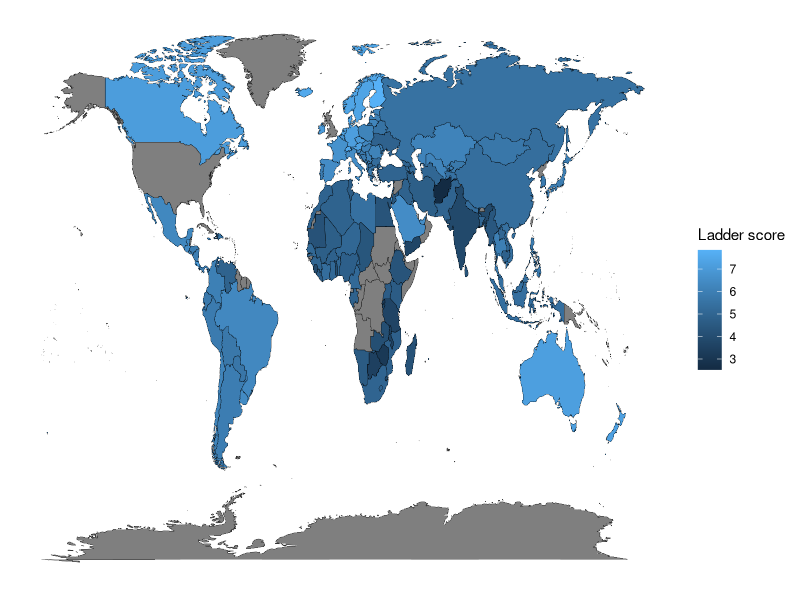
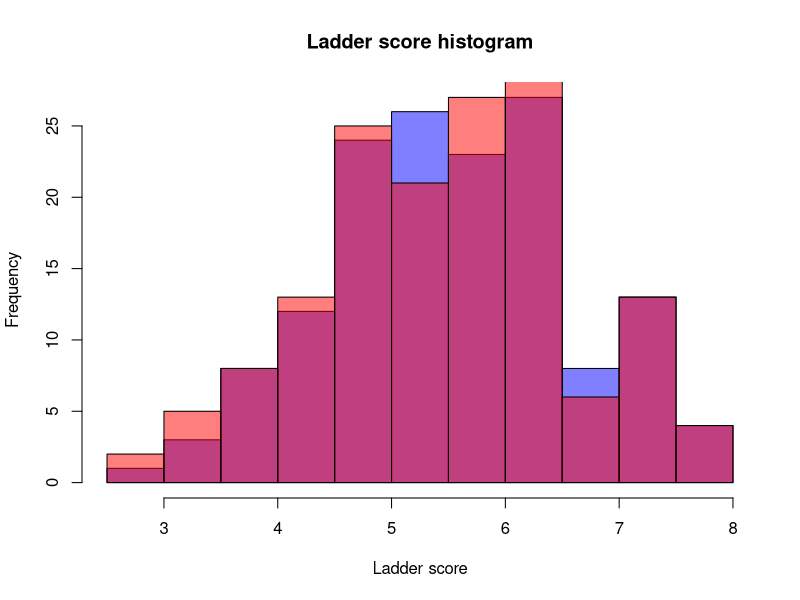
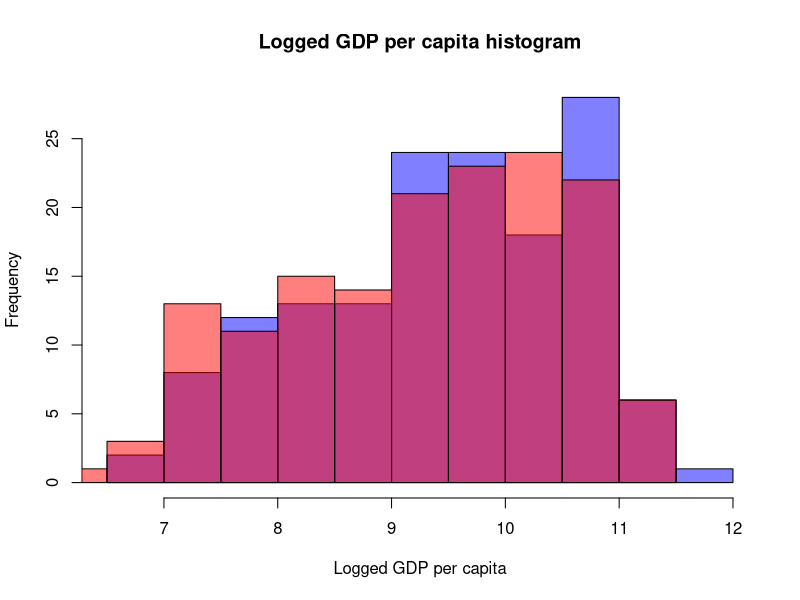
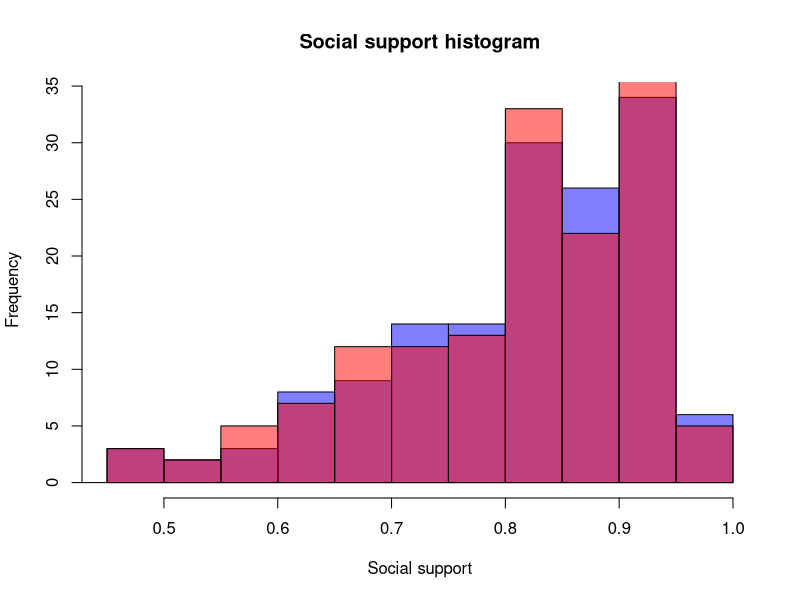
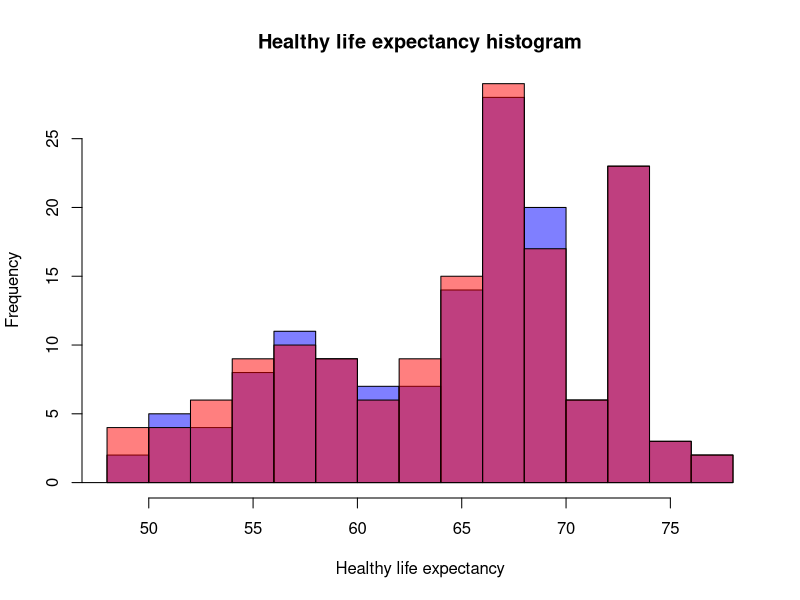
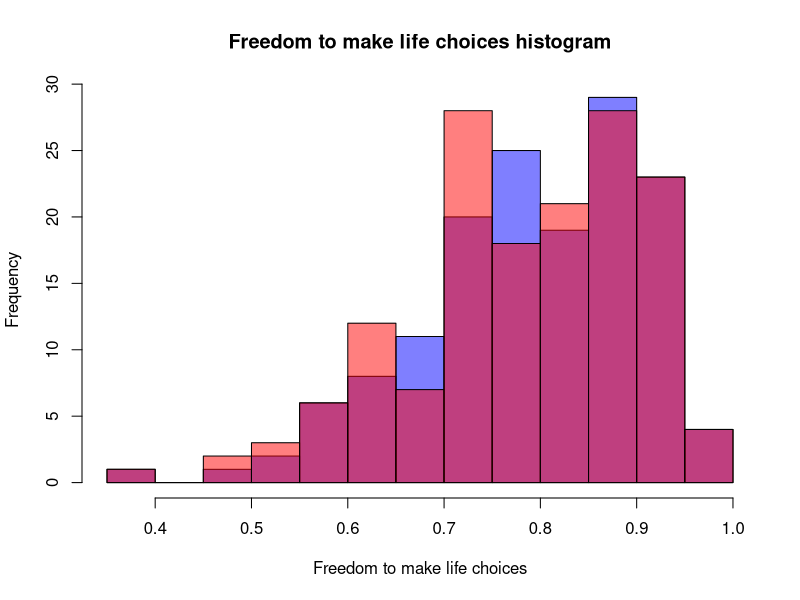
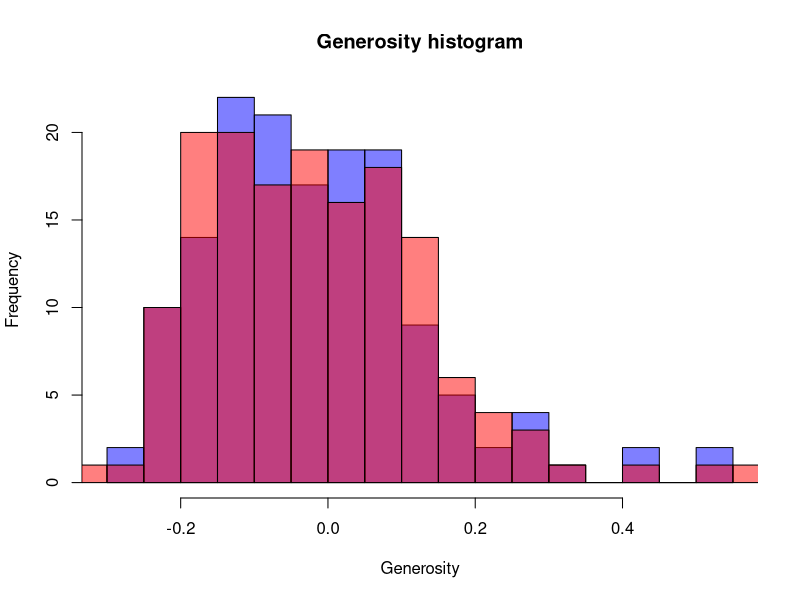
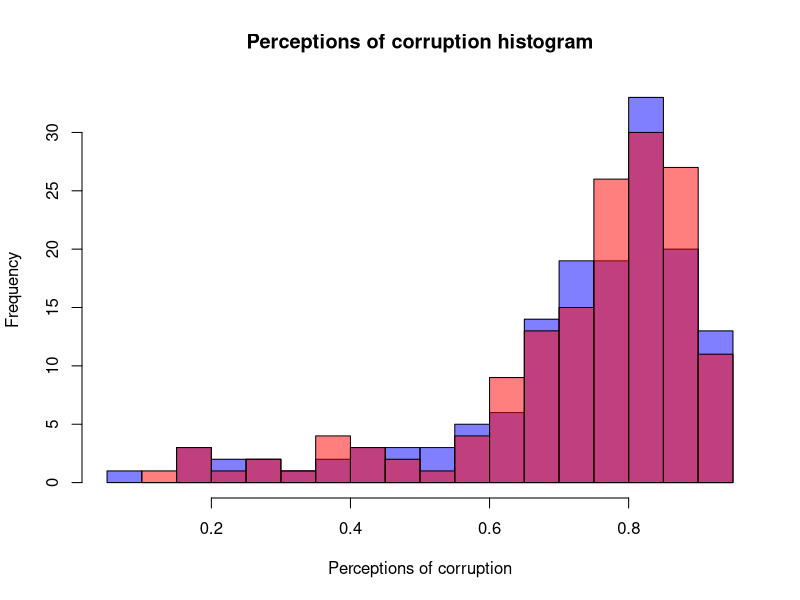

Write R code to recreate these figures, in order. (Note: this script raises an error after producing the figures.)
## ---- chunk 1
knitr::opts_chunk$set(echo = TRUE)
## ---- chunk 2
# Učitavanje podataka iz csv datoteke:
whr2020 = read.table("WHR_2020.csv", sep = ",")
whr2021 = read.table("WHR_2021.csv", sep = ",")
dim(whr2020)
dim(whr2021)
## ---- chunk 3
print("2020: ")
summary(whr2020[3:9])
print("2021: ")
summary(whr2021[3:9])
## ---- chunk 4
colnames(whr2020) <- c("Country name", "Regional indicator", "Ladder score", "Logged GDP per capita", "Social support", "Healthy life expectancy", "Freedom to make life choices", "Generosity", "Perceptions of corruption") 

colnames(whr2021) <- c("Country name", "Regional indicator", "Ladder score", "Logged GDP per capita", "Social support", "Healthy life expectancy", "Freedom to make life choices", "Generosity", "Perceptions of corruption", "Income Gini", "Wealth Gini") 
## ---- chunk 5
names(whr2020)
names(whr2021)
## ---- chunk 6
library(ggplot2)
require(maps)
require(dplyr)

data2021 = whr2021[c("Country name", "Ladder score")]
names(data2021)[names(data2021) == "Country name"] = "region"

mapdata2021 = map_data("world")
mapdata2021 = left_join(mapdata2021, data2021, by = "region")

map2021 = ggplot(mapdata2021, aes(x = long, y = lat, group = group)) +
  geom_polygon(aes(fill = `Ladder score`), color = "black", size = 0.1) + theme(axis.text.x = element_blank(),
                           axis.text.y = element_blank(),
                           axis.ticks = element_blank(),
                           axis.title.y = element_blank(),
                           axis.title.x = element_blank(),
                           rect = element_blank())

map2021

## ---- chunk 7
#histogrami varijable s obzirom na godine
plot_by_years <- function(column, main) {
  hist(whr2021[[column]], breaks=15, main=main, xlab=column, ylab="Frequency",col=rgb(0,0,1,0.5))
  hist(whr2020[[column]], breaks=15, main=main, xlab=column, ylab="Frequency", col=rgb(1,0,0,0.5), add=T)
  
}
plot_by_years("Ladder score", "Ladder score histogram")
plot_by_years("Logged GDP per capita", "Logged GDP per capita histogram")
plot_by_years("Social support", "Social support histogram")
plot_by_years("Healthy life expectancy", "Healthy life expectancy histogram")
plot_by_years("Freedom to make life choices", "Freedom to make life choices histogram")
plot_by_years("Generosity", "Generosity histogram")
plot_by_years("Perceptions of corruption", "Perceptions of corruption histogram")
hist(whr2021$`Income Gini`, breaks=10, main="Income Gini 2021", xlab="Income Gini", ylab="Frequency",col=rgb(0,0,1,0.5))
hist(whr2021$`Wealth Gini`, breaks=10, main="Wealth Gini 2021", xlab="Wealth Gini", ylab="Frequency",col=rgb(0,0,1,0.5))
## ---- chunk 8
library(tidyverse)

whr2021 %>% group_by(`Regional indicator`) %>% summarise(
          Mean.LadderScore = mean(`Ladder score`),
          Mean.GDP = mean(`Logged GDP per capita`),
          Mean.SocialSupport = mean(`Social support`),
          Mean.LifeExp = mean(`Healthy life expectancy`),
          Mean.Freedom = mean(`Freedom to make life choices`),
          Mean.Generosity = mean(Generosity),
          Mean.Corruption = mean(`Perceptions of corruption`),
          Len = length(`Ladder score`)
           #Mean.IncomeGini = mean(`Income Gini`),
           #Mean.WealthGini = mean(`Wealth Gini`)
            ) -> summary.result1
summary.result1


whr2021 %>% group_by(`Regional indicator`) %>% summarise(
          Med.LadderScore = median(`Ladder score`),
          Med.GDP = median(`Logged GDP per capita`),
          Med.SocialSupport = median(`Social support`),
          Med.LifeExp = median(`Healthy life expectancy`),
          Med.Freedom = median(`Freedom to make life choices`),
          Med.Generosity = median(Generosity),
          Med.Corruption = median(`Perceptions of corruption`)
            ) -> summary.result2
summary.result2
## ---- chunk 9
boxplot(whr2020$`Ladder score`, whr2021$`Ladder score`,
        main = 'Ladder score box-plot by year',
        xlab = 'Year', ylab = 'Ladder score', names = c('2020', '2021'))
## ---- chunk 10
c1 = rgb(1, 0, 0, alpha = 0.5)
c2 = rgb(0, 0, 1, alpha = 0.5)
ladder2020 = whr2020$`Ladder score`
ladder2021 = whr2021$`Ladder score`
hist1 = hist(ladder2020, breaks = 10, plot = FALSE)
hist2 = hist(ladder2021, breaks = 10, plot = FALSE)
plot(hist1, col = c1, main = "Histogram of ladder score for two years", xlab = "Ladder score")
plot(hist2, col = c2, add = TRUE)
legend("topright",
  legend=c('2020','2021'),
  fill = c(c1,c2)
)
## ---- chunk 11
mergedData = merge(whr2020, whr2021, by="Country name", suffixes = c(".20",".21"))

hist(mergedData$`Ladder score.20`-mergedData$`Ladder score.21`,
     main=paste('Difference in ladder scores between two years'),
     xlab='Ladder score')

qqnorm(mergedData$`Ladder score.20`-mergedData$`Ladder score.21`, 
       pch = 1, 
       frame = FALSE, 
       main=paste('QQ-plot for differences between ladder scores'))
qqline(mergedData$`Ladder score.20`-mergedData$`Ladder score.21`, 
       col = "steelblue", lwd = 2)
## ---- chunk 12
require(nortest)
lillie.test(mergedData$`Ladder score.20`-mergedData$`Ladder score.21`)
## ---- chunk 13
t.test(mergedData$`Ladder score.20`, 
       mergedData$`Ladder score.21`, 
       paired = TRUE, 
       alt = "less")
## ---- chunk 14
fitGDP = lm(whr2021$`Ladder score` ~ whr2021$`Logged GDP per capita`)
fitHealth = lm(whr2021$`Ladder score` ~ whr2021$`Healthy life expectancy`)
fitSocialSupport = lm(whr2021$`Ladder score` ~ whr2021$`Social support`)
fitFreedom = lm(whr2021$`Ladder score` ~ whr2021$`Freedom to make life choices`)
fitGenerosity = lm(whr2021$`Ladder score` ~ whr2021$Generosity)
fitCorruption = lm(whr2021$`Ladder score` ~ whr2021$`Perceptions of corruption`)
fitIncomeGini = lm(whr2021$`Ladder score` ~ whr2021$`Income Gini`)
fitWealthGini = lm(whr2021$`Ladder score` ~ whr2021$`Wealth Gini`)

plot(whr2021$`Logged GDP per capita`, whr2021$`Ladder score`,
     col="blue",
     xlab='Logged GDP per capita',
     ylab='2021 Ladder score')
lines(whr2021$`Logged GDP per capita`, fitGDP$fitted.values)

plot(whr2021$`Healthy life expectancy`, whr2021$`Ladder score`,
     col="blue",
     xlab='Healthy life expectancy',
     ylab='2021 Ladder score')
lines(whr2021$`Healthy life expectancy`, fitHealth$fitted.values)

plot(whr2021$`Social support`, whr2021$`Ladder score`,
     col="blue",
     xlab='Social support',
     ylab='2021 Ladder score')
lines(whr2021$`Social support`, fitSocialSupport$fitted.values)

## ---- chunk 15
qqnorm(rstandard(fitGDP))
qqline(rstandard(fitGDP))

require(nortest)
lillie.test(rstandard(fitGDP))

## ---- chunk 16
summary(fitGDP)
## ---- chunk 17
summary(fitSocialSupport)
lillie.test(rstandard(fitSocialSupport))
summary(fitHealth)
lillie.test(rstandard(fitHealth))
summary(fitFreedom)
lillie.test(rstandard(fitFreedom))
summary(fitGenerosity)
lillie.test(rstandard(fitGenerosity))
summary(fitCorruption)
lillie.test(rstandard(fitCorruption))
summary(fitIncomeGini)
lillie.test(rstandard(fitIncomeGini))
summary(fitWealthGini)
lillie.test(rstandard(fitWealthGini))
## ---- chunk 18
knitr::include_graphics("linRegJed.png")
## ---- chunk 19
library("corrplot")
korelacija <- whr2021[,(names(whr2021) %in% c("Logged GDP per capita", "Social support", "Healthy life expectancy", "Freedom to make life choices", "Generosity", "Perceptions of corruption"))]
num <- cor(korelacija)
corrplot(num, method="number")
## ---- chunk 20
whr2021 %>% 
  ggplot(aes(x=fct_reorder(`Regional indicator`,`Ladder score`),y=`Ladder score`)) +
  geom_boxplot() +
  geom_jitter(width=0.1,alpha=0.2) +
  xlab("Regional indicator") +
  theme(axis.ticks.x = element_blank(),
        axis.text.x = element_blank())
## ---- chunk 21
fitAll= lm(`Ladder score` ~ `Logged GDP per capita` + `Social support` + `Healthy life expectancy` + `Freedom to make life choices` + `Generosity` + `Perceptions of corruption` + `Income Gini` + `Wealth Gini`, data = whr2021)
summary((fitAll))
## ---- chunk 22
fitm1= lm(`Ladder score` ~ `Social support`+`Freedom to make life choices` + `Perceptions of corruption`, data = whr2021)
summary(fitm1)

fitm2= lm(`Ladder score` ~ `Healthy life expectancy`+`Freedom to make life choices` + `Perceptions of corruption`, data = whr2021)
summary((fitm2))

fitm3= lm(`Ladder score` ~ `Logged GDP per capita`+`Freedom to make life choices` + `Perceptions of corruption`, data = whr2021)
summary((fitm3))

fitm4= lm(`Ladder score` ~ `Logged GDP per capita` + `Healthy life expectancy`+`Freedom to make life choices` + `Perceptions of corruption`, data = whr2021)
summary((fitm4))

fitm5= lm(`Ladder score` ~ `Logged GDP per capita` + `Social support`+`Freedom to make life choices` + `Perceptions of corruption`, data = whr2021)
summary((fitm5))

fitm6= lm(`Ladder score` ~ `Social support` + `Healthy life expectancy`+`Freedom to make life choices` + `Perceptions of corruption`, data = whr2021)
summary((fitm6))

fitm7= lm(`Ladder score` ~ `Logged GDP per capita`+`Social support` + `Healthy life expectancy`+`Freedom to make life choices` + `Perceptions of corruption`, data = whr2021)
summary((fitm7))
## ---- chunk 23
fit1= lm(`Ladder score` ~ `Logged GDP per capita` + `Social support`+`Freedom to make life choices` + `Perceptions of corruption`, data = whr2021)
summary((fit1))

fit2= lm(`Ladder score` ~ `Logged GDP per capita` + `Social support`+`Freedom to make life choices` , data = whr2021)
summary((fit2))

fit3= lm(`Ladder score` ~ `Logged GDP per capita` + `Social support`+ `Perceptions of corruption`, data = whr2021)
summary((fit3))

fit4= lm(`Ladder score` ~ `Logged GDP per capita` + `Social support`, data = whr2021)
summary((fit4))
## ---- chunk 24
fit_reg = lm(`Ladder score` ~ `Logged GDP per capita` + `Social support` + `Freedom to make life choices`+ `Regional indicator`, data=whr2021)
summary(fit_reg)
## ---- chunk 25
western_europe = whr2021[whr2021$`Regional indicator` == "Western Europe",]
central_eastern_europe = whr2021[whr2021$`Regional indicator` == "Central and Eastern Europe",]
## ---- chunk 26
cat('Prosječan Ladder score zemalja iz Zapadne Europe ', mean(western_europe$`Ladder score`),'\n')
cat('Prosječan Ladder score zemalja iz Srednje i Istočne Europe', mean(central_eastern_europe$`Ladder score`), '\n')
## ---- chunk 27
h = hist(western_europe$`Ladder score`,
         main="Ladder score Western Europe",
         xlab="Ladder score",
         ylab='Frequency',
         col="blue",
         breaks = 20
         )

h = hist(central_eastern_europe$`Ladder score`,
         main="Ladder score Central and Eastern Europe",
         xlab="Ladder score",
         ylab='Frequency',
         col="blue",
         breaks = 20
         )
## ---- chunk 28
boxplot(western_europe$`Ladder score`,central_eastern_europe$`Ladder score`,
        main='Ladder score box-plot',
        ylab='Ladder score', xlab="Regional indicator", names = c("Western Europe", "Central and Eastern Europe"))
## ---- chunk 29
qqnorm(western_europe$`Ladder score`, pch = 1, frame = FALSE,main='Western Europe')
qqline(western_europe$`Ladder score`, col = "steelblue", lwd = 2)

qqnorm(central_eastern_europe$`Ladder score`, pch = 1, frame = FALSE,main='Central and Eastern Europe')
qqline(central_eastern_europe$`Ladder score`, col = "steelblue", lwd = 2)
## ---- chunk 30
library(nortest)
lillie.test(western_europe$`Ladder score`)
lillie.test(central_eastern_europe$`Ladder score`)
## ---- chunk 31
var(western_europe$`Ladder score`)
var(central_eastern_europe$`Ladder score`)
#Jesu li varijance značajno različite
var.test(western_europe$`Ladder score`, central_eastern_europe$`Ladder score`)
## ---- chunk 32
t.test(western_europe$`Ladder score`, central_eastern_europe$`Ladder score`, alt = "greater", var.equal = TRUE)

## ---- chunk 33
ce_europe = whr2021[whr2021$`Regional indicator` == "Central and Eastern Europe",]
l_america = whr2021[whr2021$`Regional indicator` == "Latin America and Caribbean",]
e_asia = whr2021[whr2021$`Regional indicator` == "East Asia",]
regions = whr2021[whr2021$`Regional indicator` == "Central and Eastern Europe" | whr2021$`Regional indicator` == "Latin America and Caribbean" | whr2021$`Regional indicator` == "East Asia", ]

boxplot(ce_europe$`Ladder score`, l_america$`Ladder score`, e_asia$`Ladder score`)


## ---- chunk 34

lillie.test(regions$`Ladder score`)
lillie.test(ce_europe$`Ladder score`)
lillie.test((l_america$`Ladder score`))
lillie.test(e_asia$`Ladder score`)


## ---- chunk 35
bartlett.test(regions$`Ladder score` ~ regions$`Regional indicator`)

aggregate(regions$`Ladder score`, by=list(regions$`Regional indicator`), FUN=var)

## ---- chunk 36
a = aov(regions$`Ladder score` ~ regions$`Regional indicator`)
summary(a)
